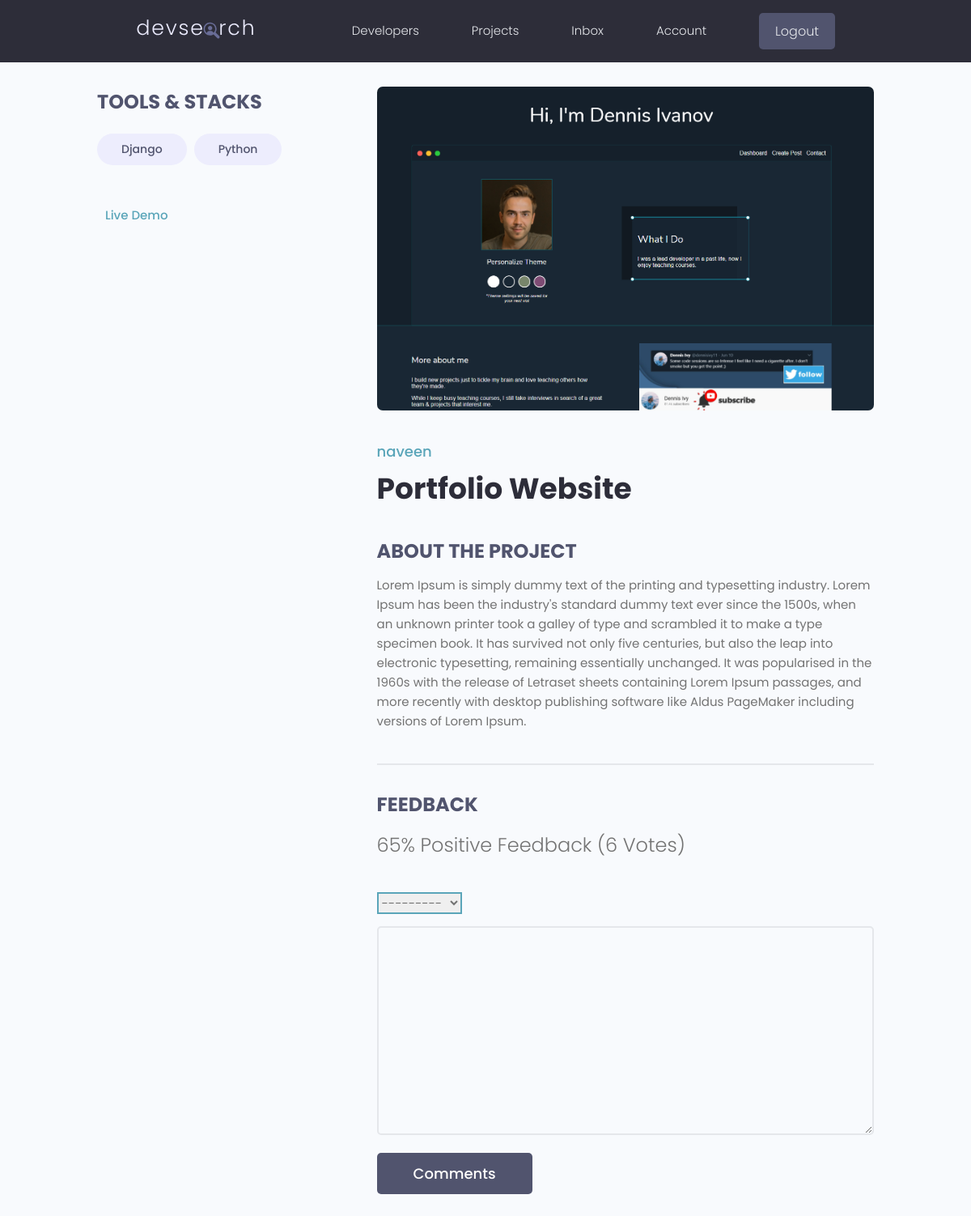
The page /projects/project/c2f44ccd-2052-4bcf-bc39-3b26b75681ae/ (signed in) on the database its author committed.
### projects/models.py (models this page shows, shortened)
class Tag(models.Model):
    name = models.CharField(max_length=200)
    created = models.DateTimeField(auto_now_add=True)
    id = models.UUIDField(default=uuid.uuid4, unique=True,
                          primary_key=True, editable=False)
    def __str__(self):
        return self.name

class Project(models.Model):
    owner = models.ForeignKey(
        Profile, null=True, blank=True, on_delete=models.SET_NULL)
    title = models.CharField(max_length=200)
    description = models.TextField(null=True, blank=True)
    featured_image = models.ImageField(
        null=True, blank=True, default="default.jpg")
    demo_link = models.CharField(max_length=2000, null=True, blank=True)
    source_link = models.CharField(max_length=2000, null=True, blank=True)
    tags = models.ManyToManyField('Tag', blank=True)
    vote_total = models.IntegerField(default=0, null=True, blank=True)
    vote_ratio = models.IntegerField(default=0, null=True, blank=True)
    created = models.DateTimeField(auto_now_add=True)
    id = models.UUIDField(default=uuid.uuid4, unique=True,
                          primary_key=True, editable=False)
    class Meta:
        ordering = ['-vote_ratio', '-vote_total', 'title']
    @property
    def reviewers(self):
        queryset = self.review_set.all().values_list('owner__id', flat=True)
        return queryset

class Review(models.Model):
    VOTE_TYPE = (
        ('up', 'Up Vote'),
        ('down', 'Down Vote'),
    )
    owner = models.ForeignKey(Profile, on_delete=models.CASCADE, null=True)
    project = models.ForeignKey(Project, on_delete=models.CASCADE)
    body = models.TextField(null=True, blank=True)
    value = models.CharField(max_length=200, choices=VOTE_TYPE)
    created = models.DateTimeField(auto_now_add=True)
    id = models.UUIDField(default=uuid.uuid4, unique=True,
                          primary_key=True, editable=False)
    class Meta:
        unique_together = [['owner', 'project']]

### users/models.py (models this page shows, shortened)
class Profile(models.Model):
    user = models.OneToOneField(User, on_delete=models.CASCADE, null=True, blank=True)
    name = models.CharField(max_length=200, blank=True, null=True)
    email = models.EmailField(max_length=500, blank=True, null=True)
    username = models.CharField(max_length=200, blank=True, null=True)
    location = models.CharField(max_length=200, blank=True, null=True)
    short_intro = models.CharField(max_length=200, blank=True, null=True)
    bio = models.TextField(blank=True, null=True)
    profile_image = models.ImageField(blank=True, null=True, upload_to='profiles/', default='profiles/user-default.png')
    social_github = models.CharField(max_length=200, blank=True, null=True)
    social_twitter = models.CharField(max_length=200, blank=True, null=True)
    social_linkedin = models.CharField(max_length=200, blank=True, null=True)
    social_youtube = models.CharField(max_length=200, blank=True, null=True)
    social_website = models.CharField(max_length=200, blank=True, null=True)
    created = models.DateTimeField(auto_now_add=True)
    id = models.UUIDField(default=uuid.uuid4, unique=True, primary_key=True, editable=False)

### projects/views.py (the view, shortened to what this page needs)
# urls.py: path('project/<str:pk>/', views.project, name="project"),
def project(request, pk):
    projectObj = Project.objects.get(id=pk)
    form = ReviewForm()
    return render(request, 'projects/single-project.html', {'project': projectObj, 'form': form})

### projects/forms.py
class ReviewForm(ModelForm):
    class Meta:
        model = Review
        fields = ['value', 'body']
        labels = {
            'value' : 'Place Your Vote',
            'body'  : 'Post a Review'
        }
    def __init__(self, *args, **kwargs):
        super(ReviewForm, self).__init__(*args, **kwargs)
        for name, field in self.fields.items():
            field.widget.attrs.update({'class': 'input'})

### projects/templates/projects/single-project.html (shortened to what this page needs)
{% extends 'main.html' %}
{% block content %}
  <main class="singleProject my-md">
    <div class="container">
      <div class="layout">
        <div class="column column--1of3">
          <h3 class="singleProject__subtitle">Tools & Stacks</h3>
          <div class="singleProject__toolStack">
            {% for tag in project.tags.all %}
            <span class="tag tag--pill tag--sub tag--lg">
              <small>{{tag}}</small>
            </span>
            {% endfor %}
          </div>
          {% if project.demo_link %}
          <a class="singleProject__liveLink" href="#" target="_blank">Live Demo
          </a>
          {% endif %}
        </div>
        <div class="column column--2of3">
          <img class="singleProject__preview" src="{{ project.featured_image.url }}" alt="portfolio thumbnail" />
          <a href="profile.html" class="singleProject__developer">{{project.owner.name}}</a>
          <h2 class="singleProject__title">{{project.title}}</h2>
          <h3 class="singleProject__subtitle">About the Project</h3>
          <div class="singleProject__info">
            {{ project.description }}
          </div>
          <div class="comments">
            <h3 class="singleProject__subtitle">Feedback</h3>
            <h5 class="project--rating">
              {{project.vote_ratio}}% Positive Feedback ({{project.vote_total}} Vote{{project.vote_total|pluralize:"s"}})
            </h5>
            {% if request.user.profile.id in project.reviewers %}
              <p>You have already submitted your review for this project</p>
              {% elif request.user.profile == project.owner %}
              <p>You cannot review your own work</p>
              {% elif request.user.is_authenticated %}
              <form class="form" action="{% url 'project' project.id %}" method="POST">
                {% for field in form %}
                <div class="form__field">
                  {{field}}
                </div>
                {% endfor %}
                <input class="btn btn--sub btn--lg" type="submit" value="Comments" />
              </form>
              {% else %}
                <a href="{% url 'login' %}?next={{request.path}}">Please login to leave a review</a>
            {% endif %}
          </div>
        </div>
      </div>
    </div>
  </main>
{% endblock %}

### static/styles/app.css (style rules this page uses)
:root { --color-sub: #2d2d39; }
.btn--sub { background-color: var(--color-sub-light); }
img { width: 100%; }
.singleProject .column--1of3 { order: 2; }
@media screen and (min-width: 1081px) { .singleProject .column--1of3 { order: 1; } }
@media screen and (min-width: 1081px) { .singleProject .column--2of3 { order: 2; } }
.singleProject__toolStack { margin-top: 2rem; margin-bottom: 4rem; }
.singleProject__liveLink { font-weight: 500; transition: all 0.3s ease-in-out; border-bottom: 2px solid transparent; }
.singleProject__preview { height: 50vh; object-fit: cover; object-position: top center; margin-bottom: 3rem; border-radius: 0.7rem; }
.singleProject__developer { font-size: 1.8rem; font-weight: 500; }
.singleProject__title { font-size: 3.6rem; font-weight: 700; color: var(--color-sub); margin-bottom: 3rem; }
.project--rating { margin-bottom: 1.6em; margin-top: .5em; }
.singleProject__subtitle { text-transform: uppercase; font-size: 2.4rem; font-weight: 700; color: var(--color-sub-light); margin-bottom: 1rem; }
.comments { margin-top: 4rem; padding-top: 3rem; border-top: 2px solid var(--color-light); }

### static/uikit/styles/modules/_variables.css (style rules this page uses)
:root { --color-main: #5aa5b9; --color-main-light: #e6faff; --color-sub: #3f4156; --color-sub-light: #51546e; --color-sub-lighter: #ededfd; --color-text: #737373; --color-gray: #8b8b8b; --color-light: #e5e7eb; --color-light-gray: #767676; --color-bg: #f8fafd; --color-white: #fffefd; --color-white-light: #f3f3f3; --color-success: #359e64; --color-success-bg: #def8e8; --color-error: #fc4b0b; --color-error-bg: #fff2ee; --font-base: 'Poppins', arial, helvetica, 'Segoe UI', roboto, ubuntu, sans-serif; --font-monospace: 'Fira Code', 'Courier New', courier, monospace; --font-regular: 300; --font-medium: 500; --font-bold: 700; --generic-shadow: 1px 1px 5px #00000010; --generic-transition: all 0.3s ease-in-out; }

### static/uikit/styles/modules/_base.css (style rules this page uses)
* { margin: 0; padding: 0; box-sizing: border-box; text-rendering: optimizeLegibility; color: inherit; font-size: inherit; }
html { font-size: 50%; }
@media only screen and (min-width: 480px) { html { font-size: 56.25%; } }
@media only screen and (min-width: 1200px) { html { font-size: 62.5%; } }
body { line-height: 1.6; font-weight: 400; font-size: 1.5rem; color: var(--color-text); background-color: var(--color-bg); min-height: 100vh; }

### static/uikit/styles/modules/_typography.css (style rules this page uses)
* { font-family: var(--font-base); }
h2 { font-size: 3.6rem; font-weight: var(--font-bold); }
h3 { font-size: 3.2rem; font-weight: var(--font-medium); }
h5 { font-size: 2.4rem; font-weight: var(--font-medium); }
h5, h6 { font-weight: var(--font-regular); }
p, span, strong { font-size: 1.6rem; color: var(--color-text); font-weight: var(--font-regular); }
a { padding-bottom: 2px; text-decoration: none; display: inline-block; color: var(--color-main); font-weight: var(--font-medium); }

### static/uikit/styles/modules/_utilities.css (style rules this page uses)
.container { width: 92%; max-width: 165rem; margin: 0 auto; box-sizing: border-box; }
@media screen and (min-width: 1000px) { .container { width: 90%; } }
@media screen and (min-width: 1200px) { .container { width: 80%; } }
.my-md { margin: 3rem auto; }

### static/uikit/styles/modules/_button.css (style rules this page uses)
.btn { display: inline-block; position: relative; cursor: pointer; background-color: var(--color-light); font-weight: var(--font-medium); color: var(--color-sub); text-decoration: none; padding: 1rem 2rem; border-radius: 0.5rem; border: none; width: -webkit-fit-content; width: -moz-fit-content; width: fit-content; height: -webkit-fit-content; height: -moz-fit-content; height: fit-content; font-size: 1.6rem; outline-width: 0; outline-color: transparent; -webkit-backface-visibility: hidden; backface-visibility: hidden; transition: all 0.3s ease-in-out; }
.btn--sub { background-color: var(--color-sub); color: var(--color-white); }
.btn--lg { font-size: 1.8rem; padding: 1.2rem 4.5rem; }

### static/uikit/styles/modules/_form.css (style rules this page uses)
.form { display: block; }
.form__field { margin-top: 1.5rem; margin-bottom: 1.5rem; }
input.input[type='text'], input.input[type='email'], input.input[type='password'], input.input[type='number'], textarea.input { min-width: 24rem; width: 100%; padding: 1.2rem 1.5rem; border-radius: 0.5rem; border: 2px solid var(--color-light); transition: all 0.3s ease-in-out; background-color: var(--color-bg); }
input.input[type='text']:focus, input.input[type='email']:focus, input.input[type='password']:focus, input.input[type='number']:focus, input.input[type='text']:active, input.input[type='email']:active, input.input[type='password']:active, input.input[type='number']:active, select.input, textarea.input:focus, textarea.input:active { outline: none; border: 2px solid var(--color-main); }

### rows shown on the page
Tag: name "Django"
Tag: name "Python"
Project: featured_image (picture), owner.name "naveen", title "Portfolio Website", description "Lorem Ipsum is simply dummy text of the printing and typesetting industry. Lorem Ipsum has been the industry's standard dummy text ever since the 1500s, when an unknown printer took a galley of type and scrambled it to make a type specimen book. It has survived not only five centuries, but also the leap into electronic typesetting, remaining essentially unchanged. It was popularised in the 1960s with the release of Letraset sheets containing Lorem Ipsum passages, and more recently with desktop publishing software like Aldus PageMaker including versions of Lorem Ipsum.", vote_ratio "65", vote_total "6"
